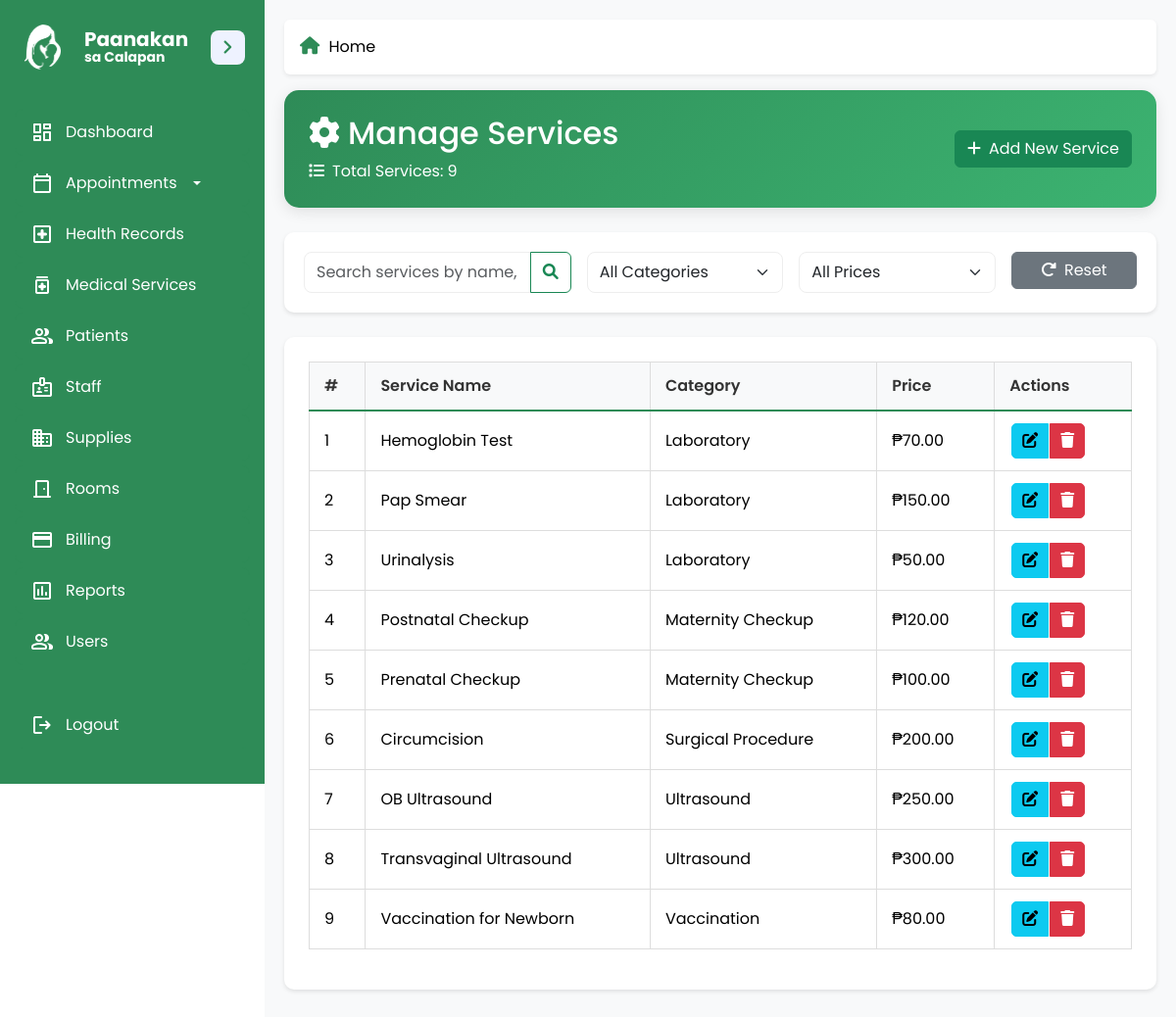
The app's page /admin/manage_services.php (signed in) with its own data.
### tables this page shows
CREATE TABLE `medical_services` (
  `service_id` int(11) NOT NULL,
  `service_name` varchar(255) NOT NULL,
  `category` varchar(100) NOT NULL,
  `description` text DEFAULT NULL,
  `price` decimal(10,2) NOT NULL
);

### admin/manage_services.php (the view, shortened to what this page needs)
<?php
$pdo = connection();
$stmt = $pdo->query("SELECT * FROM medical_services ORDER BY category, service_name");
$services = $stmt->fetchAll(PDO::FETCH_ASSOC);
$totalCount = count($services);
?>
<!DOCTYPE html>
<html lang="en">
<head>
    <link href="https://cdn.jsdelivr.net/npm/bootstrap@5.3.3/dist/css/bootstrap.min.css" rel="stylesheet">
    <link rel="stylesheet" href="../css/sidebar.css">
    <link rel="stylesheet" href="../css/components.css">
    <link rel="stylesheet" href="https://cdnjs.cloudflare.com/ajax/libs/font-awesome/6.4.0/css/all.min.css">
</head>
<body>
    <div class="dashboard-container">
        <?php include '../sidebar.php'; ?>
        <main class="dashboard-main-content">
            <?php include '../admin/breadcrumb.php'; ?>
            <div class="page-header">
                <div class="row align-items-center">
                    <div class="col-md-6">
                        <h2 class="mb-0">
                            <i class="fas fa-cog me-2"></i>Manage Services
                        </h2>
                        <p class="mb-0 mt-2">
                            <i class="fas fa-list me-2"></i>Total Services: <?= $totalCount ?>
                        </p>
                    </div>
                    <div class="col-md-6 text-end">
                        <button class="btn btn-success" data-bs-toggle="modal" data-bs-target="#addServiceModal">
                            <i class="fas fa-plus me-2"></i>Add New Service
                        </button>
                    </div>
                </div>
            </div>
            <div class="search-container">
                <form class="row g-3">
                    <div class="col-md-4">
                        <div class="input-group">
                            <input type="text" id="searchInput" class="form-control" placeholder="Search services by name, category...">
                            <button class="btn btn-outline-success" type="button">
                                <i class="fas fa-search"></i>
                            </button>
                        </div>
                    </div>
                    <div class="col-md-3">
                        <select id="categoryFilter" class="form-select">
                            <option value="">All Categories</option>
                        </select>
                    </div>
                    <div class="col-md-3">
                        <select id="priceFilter" class="form-select">
                            <option value="">All Prices</option>
                        </select>
                    </div>
                    <div class="col-md-2">
                        <button id="resetFilters" class="btn btn-secondary w-100" type="button">
                            <i class="fas fa-redo-alt me-2"></i>Reset
                        </button>
                    </div>
                </form>
            </div>
            <div class="table-container">
                <table class="table table-hover">
                    <thead>
                        <tr>
                            <th>#</th>
                            <th>Service Name</th>
                            <th>Category</th>
                            <th>Price</th>
                            <th>Actions</th>
                        </tr>
                    </thead>
                    <tbody>
                        <?php if (!empty($services)): ?>
                            <?php foreach ($services as $index => $service): ?>
                                <tr>
                                    <td><?= $index + 1 ?></td>
                                    <td><?= htmlspecialchars($service['service_name']) ?></td>
                                    <td><?= htmlspecialchars($service['category']) ?></td>
                                    <td>₱<?= number_format($service['price'], 2) ?></td>
                                    <td>
                                        <div class="btn-group" role="group">
                                            <button class="btn btn-info btn-action edit-service"
                                                    data-id="<?= $service['service_id'] ?>"
                                                    data-name="<?= htmlspecialchars($service['service_name']) ?>"
                                                    data-category="<?= htmlspecialchars($service['category']) ?>"
                                                    data-price="<?= $service['price'] ?>"
                                                    title="Edit">
                                                <i class="fas fa-edit"></i>
                                            </button>
                                            <button class="btn btn-danger btn-action delete-service"
                                                    data-id="<?= $service['service_id'] ?>"
                                                    data-name="<?= htmlspecialchars($service['service_name']) ?>"
                                                    title="Delete">
                                                <i class="fas fa-trash"></i>
                                            </button>
                                        </div>
                                    </td>
                                </tr>
                            <?php endforeach; ?>
                        <?php endif; ?>
                    </tbody>
                </table>
            </div>
        </main>
    </div>
</body>
</html>

### css/sidebar.css (style rules this page uses)
* { margin: 0; padding: 0; box-sizing: border-box; font-family: "Poppins", sans-serif; }
body { min-height: 100vh; background: rgb(255, 255, 255); }
.dashboard-main-content { margin-left: 270px; transition: margin-left 0.4s ease-in-out; }

### css/components.css (style rules this page uses)
.dashboard-main-content { margin-left: 270px; padding: 20px; transition: margin-left 0.4s ease-in-out; }
.table-container { border-radius: 8px; box-shadow: 0px 4px 6px rgba(0, 0, 0, 0.1); overflow: hidden; background-color: #ffffff; padding: 20px; margin-top: 20px; }
.table-container table { width: 100%; border-collapse: collapse; border: 1px solid #ddd; }
.table-container thead { background-color: #f8f9fa; color: #333; font-weight: bold; border-bottom: 2px solid #ddd; }
.table-container tbody tr { border-bottom: 1px solid #ddd; transition: background-color 0.3s ease; }
.table-container th, .table-container td { padding: 12px 15px; text-align: left; vertical-align: middle; border-right: 1px solid #ddd; }
.table-container th:last-child, .table-container td:last-child { border-right: none; }
.table-container tbody tr:last-child td { border-bottom: none; }
form { margin: 0; }
.table-container { margin-bottom: 20px; }
.dashboard-container { max-width: 100%; overflow-x: hidden; margin: 0 auto; }
html, body { overflow-x: hidden; overflow-y: auto; margin: 0; padding: 0; width: 100%; height: 100%; }

### admin/manage_services.php (style rules this page uses)
:root { --primary-color: #2E8B57; --primary-light: #3CB371; --secondary-color: #f8f9fa; --text-color: #333; --border-color: #eee; }
body { font-family: 'Poppins', sans-serif; background-color: #f5f5f5; }
.dashboard-container { display: flex; min-height: 100vh; }
.dashboard-main-content { flex-grow: 1; padding: 20px; margin-left: 270px; transition: all 0.4s ease; background-color: #f8f9fa; }
.page-header { background: linear-gradient(135deg, var(--primary-color) 0%, var(--primary-light) 100%); color: white; padding: 25px; border-radius: 15px; margin-bottom: 25px; box-shadow: 0 4px 15px rgba(0,0,0,0.1); }
.search-container { background: white; padding: 20px; border-radius: 10px; box-shadow: 0 2px 4px rgba(0,0,0,0.1); margin-bottom: 25px; }
.table-container { background: white; padding: 25px; border-radius: 10px; box-shadow: 0 2px 4px rgba(0,0,0,0.1); }
.table thead th { background-color: var(--secondary-color); color: var(--text-color); font-weight: 600; border-bottom: 2px solid var(--primary-color); }
.btn-action { padding: 5px 10px; margin: 0 2px; border-radius: 5px; transition: all 0.3s ease; }
.form-select, .form-control { border-radius: 8px; border: 1px solid var(--border-color); padding: 8px 12px; }

### records on screen
medical_services: service_name "Hemoglobin Test", category "Laboratory", price "70.00"
medical_services: service_name "Pap Smear", category "Laboratory", price "150.00"
medical_services: service_name "Urinalysis", category "Laboratory", price "50.00"
medical_services: service_name "Postnatal Checkup", category "Maternity Checkup", price "120.00"
medical_services: service_name "Prenatal Checkup", category "Maternity Checkup", price "100.00"
medical_services: service_name "Circumcision", category "Surgical Procedure", price "200.00"
medical_services: service_name "OB Ultrasound", category "Ultrasound", price "250.00"
medical_services: service_name "Transvaginal Ultrasound", category "Ultrasound", price "300.00"
medical_services: service_name "Vaccination for Newborn", category "Vaccination", price "80.00"

### other values on screen
$name "Home"
$totalCount "9"
